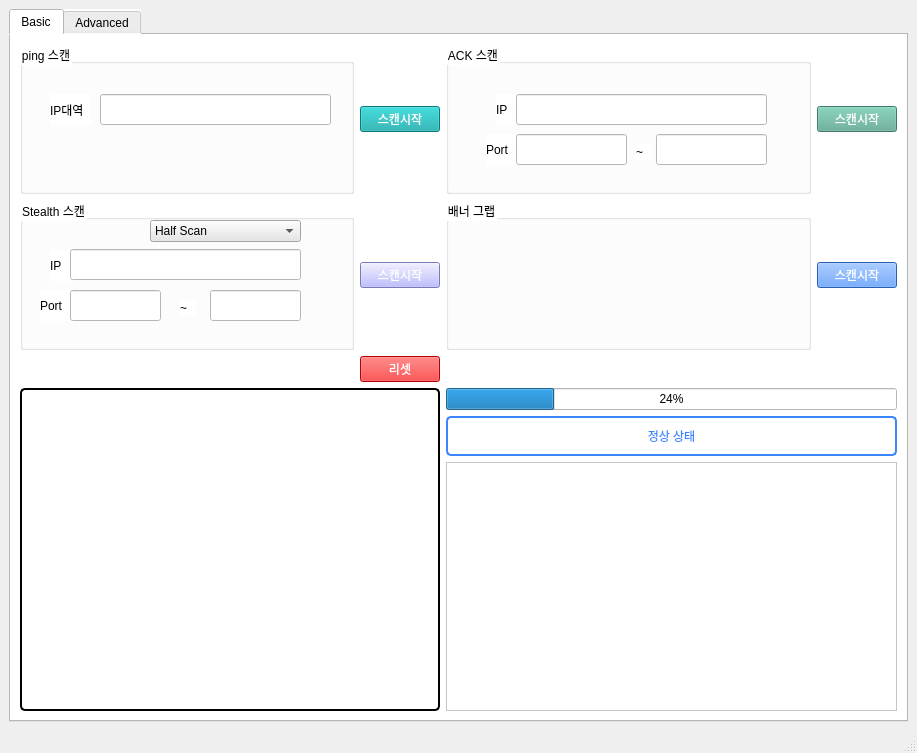
<?xml version="1.0" encoding="UTF-8"?>
<ui version="4.0">
 <class>MainWindow</class>
 <widget class="QMainWindow" name="MainWindow">
  <property name="geometry">
   <rect>
    <x>0</x>
    <y>0</y>
    <width>917</width>
    <height>753</height>
   </rect>
  </property>
  <property name="windowTitle">
   <string>MainWindow</string>
  </property>
  <widget class="QWidget" name="centralwidget">
   <layout class="QHBoxLayout" name="horizontalLayout">
    <item>
     <widget class="QTabWidget" name="TAB">
      <property name="styleSheet">
       <string notr="true">background-color: rgb(255, 255, 255);</string>
      </property>
      <property name="currentIndex">
       <number>0</number>
      </property>
      <widget class="QWidget" name="basic_tab">
       <property name="toolTip">
        <string/>
       </property>
       <attribute name="title">
        <string>Basic</string>
       </attribute>
       <layout class="QVBoxLayout" name="verticalLayout">
        <item>
         <layout class="QGridLayout" name="gridLayout">
          <item row="3" column="2" colspan="3">
           <widget class="QProgressBar" name="progressBar">
            <property name="sizePolicy">
             <sizepolicy hsizetype="Preferred" vsizetype="Fixed">
              <horstretch>0</horstretch>
              <verstretch>0</verstretch>
             </sizepolicy>
            </property>
            <property name="minimumSize">
             <size>
              <width>300</width>
              <height>20</height>
             </size>
            </property>
            <property name="value">
             <number>24</number>
            </property>
           </widget>
          </item>
          <item row="1" column="4">
           <widget class="QPushButton" name="btn_banner">
            <property name="sizePolicy">
             <sizepolicy hsizetype="Fixed" vsizetype="Fixed">
              <horstretch>0</horstretch>
              <verstretch>0</verstretch>
             </sizepolicy>
            </property>
            <property name="styleSheet">
             <string notr="true">color: white;
background-color:rgb(58, 134, 255);</string>
            </property>
            <property name="text">
             <string>스캔시작</string>
            </property>
           </widget>
          </item>
          <item row="0" column="1">
           <widget class="QPushButton" name="btn_ping">
            <property name="minimumSize">
             <size>
              <width>80</width>
              <height>0</height>
             </size>
            </property>
            <property name="styleSheet">
             <string notr="true">color: white;
background-color:rgb(15, 170, 170)</string>
            </property>
            <property name="text">
             <string>스캔시작</string>
            </property>
           </widget>
          </item>
          <item row="1" column="0">
           <widget class="QGroupBox" name="groupBox_stealth">
            <property name="title">
             <string>Stealth 스캔</string>
            </property>
            <widget class="QComboBox" name="combo_stealth">
             <property name="geometry">
              <rect>
               <x>130</x>
               <y>20</y>
               <width>151</width>
               <height>22</height>
              </rect>
             </property>
             <property name="styleSheet">
              <string notr="true">background-color:rgb(230, 230, 230);</string>
             </property>
             <item>
              <property name="text">
               <string>Half Scan</string>
              </property>
             </item>
             <item>
              <property name="text">
               <string>Xmas Scan</string>
              </property>
             </item>
             <item>
              <property name="text">
               <string>Fin Scan</string>
              </property>
             </item>
             <item>
              <property name="text">
               <string>Null Scan</string>
              </property>
             </item>
            </widget>
            <widget class="QLabel" name="lbl_stealth_ip">
             <property name="geometry">
              <rect>
               <x>30</x>
               <y>50</y>
               <width>21</width>
               <height>31</height>
              </rect>
             </property>
             <property name="styleSheet">
              <string notr="true"/>
             </property>
             <property name="text">
              <string>IP</string>
             </property>
            </widget>
            <widget class="QLabel" name="lbl_stealth_port">
             <property name="geometry">
              <rect>
               <x>20</x>
               <y>90</y>
               <width>31</width>
               <height>31</height>
              </rect>
             </property>
             <property name="styleSheet">
              <string notr="true"/>
             </property>
             <property name="text">
              <string>Port</string>
             </property>
            </widget>
            <widget class="QLineEdit" name="input_stealth_ip">
             <property name="geometry">
              <rect>
               <x>50</x>
               <y>49</y>
               <width>231</width>
               <height>31</height>
              </rect>
             </property>
            </widget>
            <widget class="QLineEdit" name="stealth_start_port">
             <property name="geometry">
              <rect>
               <x>50</x>
               <y>90</y>
               <width>91</width>
               <height>31</height>
              </rect>
             </property>
            </widget>
            <widget class="QLineEdit" name="stealth_end_port">
             <property name="geometry">
              <rect>
               <x>190</x>
               <y>90</y>
               <width>91</width>
               <height>31</height>
              </rect>
             </property>
            </widget>
            <widget class="QLabel" name="label_2">
             <property name="geometry">
              <rect>
               <x>160</x>
               <y>100</y>
               <width>16</width>
               <height>16</height>
              </rect>
             </property>
             <property name="text">
              <string>~</string>
             </property>
            </widget>
           </widget>
          </item>
          <item row="1" column="2" colspan="2">
           <widget class="QGroupBox" name="groupBox_banner">
            <property name="sizePolicy">
             <sizepolicy hsizetype="Preferred" vsizetype="Fixed">
              <horstretch>0</horstretch>
              <verstretch>0</verstretch>
             </sizepolicy>
            </property>
            <property name="minimumSize">
             <size>
              <width>300</width>
              <height>150</height>
             </size>
            </property>
            <property name="title">
             <string>배너 그랩</string>
            </property>
           </widget>
          </item>
          <item row="0" column="4">
           <widget class="QPushButton" name="btn_ack">
            <property name="styleSheet">
             <string notr="true">color: white;
background-color:rgb(91, 170, 148)</string>
            </property>
            <property name="text">
             <string>스캔시작</string>
            </property>
           </widget>
          </item>
          <item row="1" column="1">
           <widget class="QPushButton" name="btn_stealth">
            <property name="sizePolicy">
             <sizepolicy hsizetype="Fixed" vsizetype="Fixed">
              <horstretch>0</horstretch>
              <verstretch>0</verstretch>
             </sizepolicy>
            </property>
            <property name="minimumSize">
             <size>
              <width>80</width>
              <height>0</height>
             </size>
            </property>
            <property name="styleSheet">
             <string notr="true">color: white;
background-color:rgb(170, 170, 255);</string>
            </property>
            <property name="text">
             <string>스캔시작</string>
            </property>
           </widget>
          </item>
          <item row="0" column="0">
           <widget class="QGroupBox" name="groupBox_ping">
            <property name="title">
             <string>ping 스캔</string>
            </property>
            <widget class="QLineEdit" name="ping_ip">
             <property name="geometry">
              <rect>
               <x>80</x>
               <y>50</y>
               <width>231</width>
               <height>31</height>
              </rect>
             </property>
            </widget>
            <widget class="QLabel" name="lbl_stealth_ip_3">
             <property name="geometry">
              <rect>
               <x>30</x>
               <y>50</y>
               <width>41</width>
               <height>31</height>
              </rect>
             </property>
             <property name="styleSheet">
              <string notr="true"/>
             </property>
             <property name="text">
              <string>IP대역</string>
             </property>
            </widget>
           </widget>
          </item>
          <item row="4" column="2" colspan="3">
           <widget class="QLabel" name="status_change">
            <property name="sizePolicy">
             <sizepolicy hsizetype="Preferred" vsizetype="Fixed">
              <horstretch>0</horstretch>
              <verstretch>0</verstretch>
             </sizepolicy>
            </property>
            <property name="minimumSize">
             <size>
              <width>200</width>
              <height>40</height>
             </size>
            </property>
            <property name="styleSheet">
             <string notr="true">color: rgb(58, 134, 255);
background-color: white;
border: 2px solid rgb(58, 134, 255);
border-radius: 5px;</string>
            </property>
            <property name="text">
             <string>정상 상태</string>
            </property>
            <property name="alignment">
             <set>Qt::AlignCenter</set>
            </property>
           </widget>
          </item>
          <item row="0" column="2" colspan="2">
           <widget class="QGroupBox" name="groupBox_ack">
            <property name="sizePolicy">
             <sizepolicy hsizetype="Preferred" vsizetype="Fixed">
              <horstretch>0</horstretch>
              <verstretch>0</verstretch>
             </sizepolicy>
            </property>
            <property name="minimumSize">
             <size>
              <width>300</width>
              <height>150</height>
             </size>
            </property>
            <property name="title">
             <string>ACK 스캔</string>
            </property>
            <widget class="QLabel" name="lbl_stealth_ip_2">
             <property name="geometry">
              <rect>
               <x>50</x>
               <y>50</y>
               <width>21</width>
               <height>31</height>
              </rect>
             </property>
             <property name="styleSheet">
              <string notr="true"/>
             </property>
             <property name="text">
              <string>IP</string>
             </property>
            </widget>
            <widget class="QLineEdit" name="input_ack_ip">
             <property name="geometry">
              <rect>
               <x>70</x>
               <y>50</y>
               <width>251</width>
               <height>31</height>
              </rect>
             </property>
            </widget>
            <widget class="QLabel" name="lbl_stealth_port_2">
             <property name="geometry">
              <rect>
               <x>40</x>
               <y>90</y>
               <width>31</width>
               <height>31</height>
              </rect>
             </property>
             <property name="styleSheet">
              <string notr="true"/>
             </property>
             <property name="text">
              <string>Port</string>
             </property>
            </widget>
            <widget class="QLineEdit" name="ack_start_port">
             <property name="geometry">
              <rect>
               <x>70</x>
               <y>90</y>
               <width>111</width>
               <height>31</height>
              </rect>
             </property>
            </widget>
            <widget class="QLineEdit" name="ack_end_port">
             <property name="geometry">
              <rect>
               <x>210</x>
               <y>90</y>
               <width>111</width>
               <height>31</height>
              </rect>
             </property>
            </widget>
            <widget class="QLabel" name="label">
             <property name="geometry">
              <rect>
               <x>190</x>
               <y>100</y>
               <width>16</width>
               <height>16</height>
              </rect>
             </property>
             <property name="text">
              <string>~</string>
             </property>
            </widget>
           </widget>
          </item>
          <item row="2" column="1">
           <widget class="QPushButton" name="btn_reset">
            <property name="styleSheet">
             <string notr="true">color: white;
background-color:rgb(255, 0, 0);</string>
            </property>
            <property name="text">
             <string>리셋</string>
            </property>
           </widget>
          </item>
          <item row="3" column="0" rowspan="3" colspan="2">
           <widget class="QTextBrowser" name="textBrowser">
            <property name="minimumSize">
             <size>
              <width>420</width>
              <height>0</height>
             </size>
            </property>
            <property name="maximumSize">
             <size>
              <width>16777212</width>
              <height>16777215</height>
             </size>
            </property>
            <property name="styleSheet">
             <string notr="true">color: rgb(58, 134, 255);
background-color: white;
border: 2px solid rgb(0, 0, 0);
border-radius: 5px;</string>
            </property>
           </widget>
          </item>
          <item row="5" column="2" colspan="3">
           <widget class="QTextBrowser" name="textBrowser2"/>
          </item>
         </layout>
        </item>
       </layout>
      </widget>
      <widget class="QWidget" name="advanced_tab">
       <attribute name="title">
        <string>Advanced</string>
       </attribute>
      </widget>
     </widget>
    </item>
   </layout>
  </widget>
  <widget class="QStatusBar" name="statusbar"/>
 </widget>
 <resources/>
 <connections/>
 <slots>
  <slot>get_Stealth()</slot>
 </slots>
</ui>
